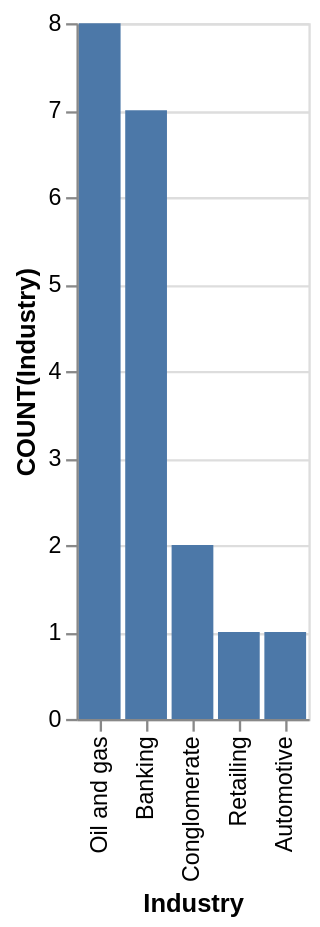

Write the Vega-Lite specification saved for this chart.
### Vega-Lite specification from a JSON file in a GitHub repository (floating-point values rounded to 4 significant figures)
{"data": {"values": [{"x_data": "Oil and gas", "y_data": 8}, {"x_data": "Banking", "y_data": 7}, {"x_data": "Conglomerate", "y_data": 2}, {"x_data": "Retailing", "y_data": 1}, {"x_data": "Automotive", "y_data": 1}]}, "mark": "bar", "encoding": {"x": {"field": "x_data", "type": "nominal", "title": "Industry", "sort": {"op": "sum", "field": "y_data", "order": "descending"}}, "y": {"field": "y_data", "type": "quantitative", "title": "COUNT(Industry)"}}}
